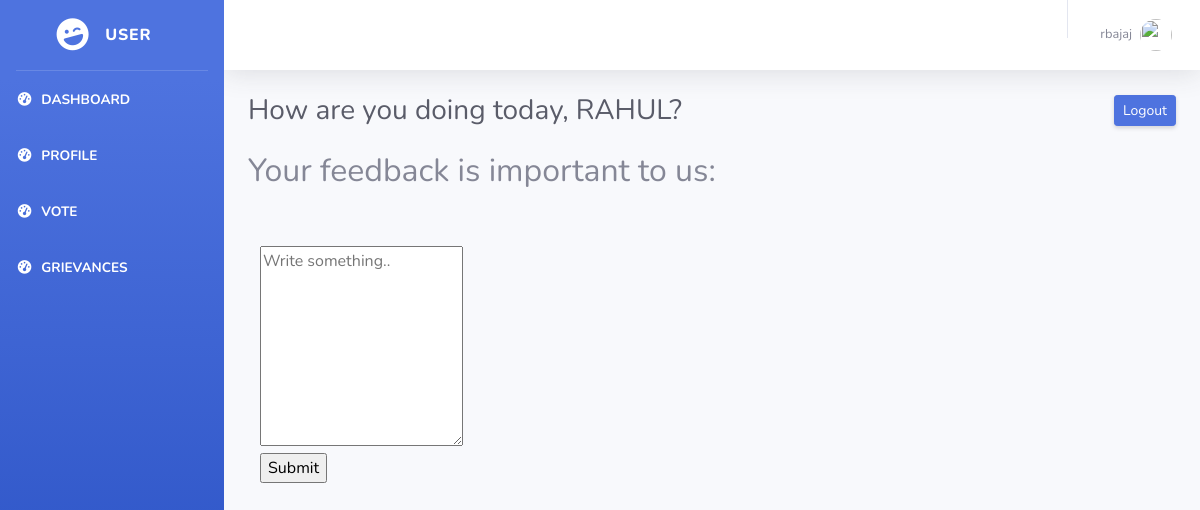
Page /mess/usergriev.php (signed in) on the committed database.
### tables this page shows
CREATE TABLE `userdash` (
  `item_id` int(3) NOT NULL,
  `item` varchar(255) NOT NULL,
  `link` varchar(255) NOT NULL
);

### mess/usergriev.php (the view, shortened to what this page needs)
<!DOCTYPE html>
<?php
    $connection = mysqli_connect('localhost','root','','users');
    $query = "SELECT * FROM USERDASH";
    $result =  mysqli_query($connection, $query);
?>
<html lang="en">
<head>
  <link href="vendor/fontawesome-free/css/all.min.css" rel="stylesheet" type="text/css">
  <link href="sb-admin-2.min.css" rel="stylesheet">
</head>
<body id="page-top">
  <div id="wrapper">
    <ul class="navbar-nav bg-gradient-primary sidebar sidebar-dark accordion" id="accordionSidebar">
      <a class="sidebar-brand d-flex align-items-center justify-content-center" href="index.html">
        <div class="sidebar-brand-icon rotate-n-15">
          <i class="fas fa-laugh-wink"></i>
        </div>
        <div class="sidebar-brand-text mx-3">USER </div>
      </a>
      <hr class="sidebar-divider my-0">
        <?php
            while($row=mysqli_fetch_assoc($result))
            {
                $item = $row['item'];
                $link = $row['link'];
                echo "<li class='nav-item active'>
                <a class='nav-link' href='$link'>
                <i class='fas fa-fw fa-tachometer-alt'></i>
                <span>$item</span></a>
                    </li>";
            }
?>
      </ul>
    <div id="content-wrapper" class="d-flex flex-column">
      <div id="content">
        <nav class="navbar navbar-expand navbar-light bg-white topbar mb-4 static-top shadow">
          <ul class="navbar-nav ml-auto">
            <li class="nav-item dropdown no-arrow mx-1">
            <li class="nav-item dropdown no-arrow">
              <a class="nav-link dropdown-toggle" href="#" id="userDropdown" role="button" data-toggle="dropdown" aria-haspopup="true" aria-expanded="false">
                 <span class ='mr-2 d-none d-lg-inline text-gray-600 small'>  <?php echo $_SESSION['username']; ?> </span>
                <img class="img-profile rounded-circle" src="https://source.unsplash.com/QAB-WJcbgJk/60x60">
              </a>
            </li>
          </ul>
        </nav>
        <div class="container-fluid">
          <div class="d-sm-flex align-items-center justify-content-between mb-4">
              <?php
              $user = $_SESSION['username'];
              $query = "SELECT first_name from login where username = '$user'";
              $result = mysqli_query($connection,$query);
              $row = mysqli_fetch_assoc($result);
              $first_name=$row['first_name'];
           echo "<h1 class='h3 mb-0 text-gray-800'>How are you doing today, $first_name?</h1>";
                ?>
              <form  method="post" action="#">
              <input type="submit" class="d-none d-sm-inline-block btn btn-sm btn-primary shadow-sm" name="logout" value="Logout">
              </form>
          </div>
<h2>Your feedback is important to us: </h2>
            <br>
            <br>
            <div class="container">
  <form action="#" method="post">
    <div class="row">
      <div class="col-75">
        <textarea name="comment" placeholder="Write something.." style="height:200px"></textarea>
      </div>
    </div>
    <div class="row">
      <input type="submit" value="Submit" name="submit">
    </div>
  </form>
</div>
    </div>
  </div>
      </div>
</body>
</html>

### rows in the picture
userdash: item "DASHBOARD"
userdash: item "PROFILE"
userdash: item "VOTE"
userdash: item "GRIEVANCES"

### other values in the picture
$_SESSION['username'] "rbajaj"
$first_name "RAHUL"
